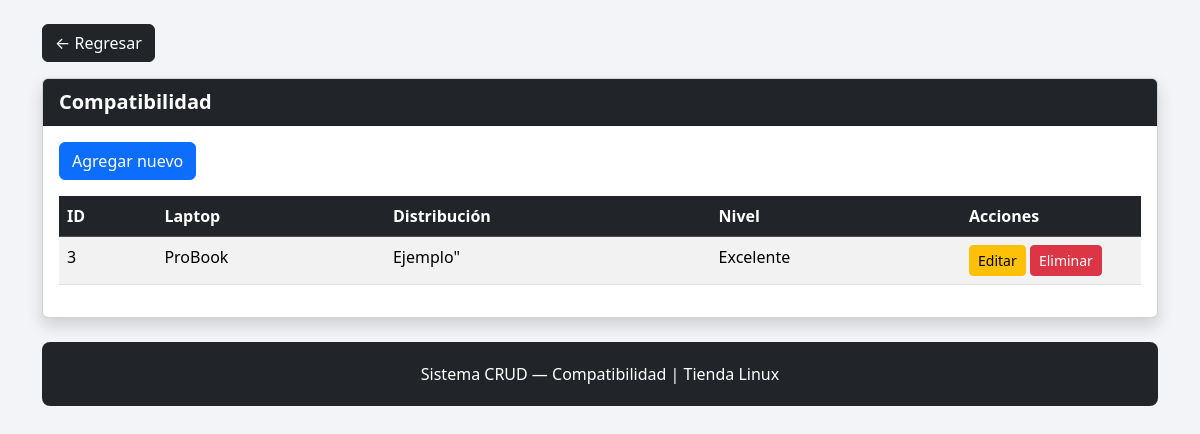
Screenshot of /PaginaLinux/crudCompatibilidad.php with the database file from the repository.
### tables this page shows
CREATE TABLE `Compatibilidad` (
  `id_compatibilidad` int(11) NOT NULL,
  `id_laptop` int(11) DEFAULT NULL,
  `id_distribucion` int(11) DEFAULT NULL,
  `nivel` enum('Excelente','Buena','Parcial','No Compatible') DEFAULT NULL
);

CREATE TABLE `Laptop` (
  `id_laptop` int(11) NOT NULL,
  `nombre` varchar(100) NOT NULL,
  `marca` varchar(100) DEFAULT NULL,
  `modelo` varchar(100) DEFAULT NULL,
  `precio` decimal(10,2) NOT NULL,
  `procesador` varchar(100) DEFAULT NULL,
  `memoria_ram` varchar(50) DEFAULT NULL,
  `almacenamiento` varchar(100) DEFAULT NULL,
  `pantalla` varchar(100) DEFAULT NULL,
  `estado_libreboot` enum('Sí','No') DEFAULT 'No',
  `descripcion` text DEFAULT NULL,
  `imagen_principal` varchar(255) DEFAULT NULL
);

CREATE TABLE `DistribucionLinux` (
  `id_distribucion` int(11) NOT NULL,
  `nombre` varchar(100) NOT NULL,
  `version` varchar(50) DEFAULT NULL,
  `tipo` varchar(50) DEFAULT NULL,
  `sitio_oficial` varchar(255) DEFAULT NULL
);

### PaginaLinux/crudCompatibilidad.php (the view, shortened to what this page needs)
<?php
$conexion = new mysqli("127.0.0.1", "root", "", "tiendalinux");
$accion = $_GET['accion'] ?? 'leer';
?>
<!DOCTYPE html>
<html lang="es">
<head>
  <link href="https://cdn.jsdelivr.net/npm/bootstrap@5.3.2/dist/css/bootstrap.min.css" rel="stylesheet">
</head>
<body>
  <div class="container mt-4">
    <a href="index.php" class="btn btn-dark mb-3">&larr; Regresar</a>
    <?php
    if ($accion === 'nuevo' || $accion === 'editar'):
      $edit = ['id_laptop' => '', 'id_distribucion' => '', 'nivel' => ''];
      if ($accion === 'editar') {
        $id = $_GET['id'];
        $edit = $conexion->query("SELECT * FROM Compatibilidad WHERE id_compatibilidad=$id")->fetch_assoc();
      }
    ?>
      <div class="card shadow">
        <div class="card-header">
          <?= $accion === 'nuevo' ? 'Agregar Compatibilidad' : 'Editar Compatibilidad' ?>
        </div>
        <div class="card-body">
          <form method="POST" action="?accion=<?= $accion === 'nuevo' ? 'crear' : 'editar&id=' . $_GET['id'] ?>">
            <div class="mb-3">
              <label class="form-label">Laptop</label>
              <select name="id_laptop" class="form-select" required>
                <?php
                $laps = $conexion->query("SELECT * FROM Laptop");
                while ($lp = $laps->fetch_assoc()):
                  $sel = $lp['id_laptop'] == $edit['id_laptop'] ? "selected" : "";
                ?>
                  <option value="<?= $lp['id_laptop'] ?>" <?= $sel ?>>
                    <?= $lp['modelo'] ?>
                  </option>
                <?php endwhile; ?>
              </select>
            </div>
            <div class="mb-3">
              <label class="form-label">Distribución Linux</label>
              <select name="id_distribucion" class="form-select" required>
                <?php
                $dist = $conexion->query("SELECT * FROM DistribucionLinux");
                while ($d = $dist->fetch_assoc()):
                  $sel = $d['id_distribucion'] == $edit['id_distribucion'] ? "selected" : "";
                ?>
                  <option value="<?= $d['id_distribucion'] ?>" <?= $sel ?>>
                    <?= $d['nombre'] ?>
                  </option>
                <?php endwhile; ?>
              </select>
            </div>
            <div class="mb-3">
              <label class="form-label">Nivel</label>
              <select name="nivel" class="form-select" required>
                <?php
                $niveles = ['Excelente', 'Buena', 'Parcial', 'No Compatible'];
                foreach ($niveles as $n):
                  $sel = $n === $edit['nivel'] ? "selected" : "";
                ?>
                  <option <?= $sel ?>><?= $n ?></option>
                <?php endforeach; ?>
              </select>
            </div>
            <button class="btn btn-success">Guardar</button>
            <a href="?accion=leer" class="btn btn-secondary">Cancelar</a>
          </form>
        </div>
      </div>
    <?php
    else:
    ?>
      <div class="card shadow">
        <div class="card-header">Compatibilidad</div>
        <div class="card-body">
          <a href="?accion=nuevo" class="btn btn-primary mb-3">Agregar nuevo</a>
          <table class="table table-hover table-striped">
            <thead class="table-dark">
              <tr>
                <th>ID</th>
                <th>Laptop</th>
                <th>Distribución</th>
                <th>Nivel</th>
                <th width="180">Acciones</th>
              </tr>
            </thead>
            <tbody>
              <?php
              $q = "
                SELECT c.*, l.modelo, d.nombre
                FROM Compatibilidad c
                INNER JOIN Laptop l ON c.id_laptop = l.id_laptop
                INNER JOIN DistribucionLinux d ON c.id_distribucion = d.id_distribucion
              ";
              $res = $conexion->query($q);
              while ($row = $res->fetch_assoc()):
              ?>
                <tr>
                  <td><?= $row['id_compatibilidad'] ?></td>
                  <td><?= $row['modelo'] ?></td>
                  <td><?= $row['nombre'] ?></td>
                  <td><?= $row['nivel'] ?></td>
                  <td>
                    <a href="?accion=editar&id=<?= $row['id_compatibilidad'] ?>" class="btn btn-warning btn-sm">
                      Editar
                    </a>
                    <a href="?accion=eliminar&id=<?= $row['id_compatibilidad'] ?>"
                      class="btn btn-danger btn-sm"
                      onclick="return confirm('¿Seguro que quieres eliminar?')">
                      Eliminar
                    </a>
                  </td>
                </tr>
              <?php endwhile; ?>
            </tbody>
          </table>
        </div>
      </div>
    <?php endif; ?>
    <footer class="mt-4">
      Sistema CRUD — Compatibilidad | Tienda Linux
    </footer>
  </div>
</body>
</html>

### PaginaLinux/crudCompatibilidad.php (style rules this page uses)
body { background: #f2f4f7; }
.card-header { background: #212529; color: #fff; font-size: 20px; font-weight: bold; }
footer { margin-top: 40px; background: #212529; color: white; text-align: center; padding: 20px; border-radius: 8px; }

### rows the page displays
compatibilidad: id_compatibilidad "3", id_laptop.modelo "ProBook", id_distribucion.nombre "Ejemplo\"", nivel "Excelente"
